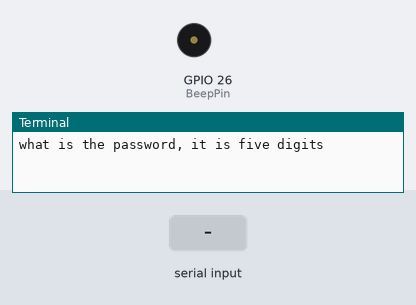
The program below on a simulated Raspberry Pi (BCM pin numbers). Shown: buzzer (waves = sounding, pin HIGH), the last lines printed to the terminal. The test bench sets the inputs (shaded band). At 9.3 s the program stops and its outputs stay as they are.

Above: at 1.2 s.
1.3 s: "5" typed at the terminal, then Enter
2.8 s: "90" typed at the terminal, then Enter
4.3 s: "200" typed at the terminal, then Enter
At 5.0 s:
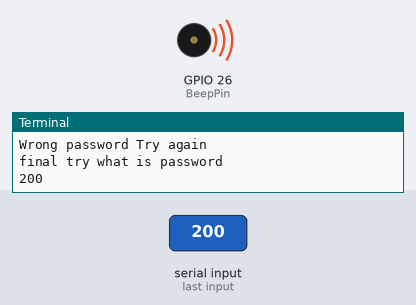
Timing chart, 0 to 10.8 s (numbered marks = the images above; inputs shaded):
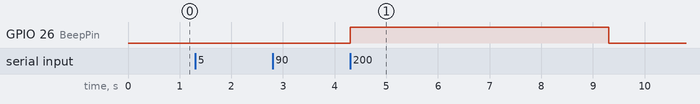

The program:

buzzer.py
```python
import RPi.GPIO as GPIO
import time

# Set #17 as buzzer pin
BeepPin = 26


    # Set the GPIO modes to BCM Numbering
GPIO.setmode(GPIO.BCM)
    # Set LedPin's mode to output,
    # and initial level to High(3.3v)
GPIO.setup(BeepPin,GPIO.OUT,initial = GPIO.LOW)
def destroy():
    # Turn off buzzer
    GPIO.output(BeepPin, GPIO.HIGH)
    # Release resource
    GPIO.cleanup()
def main():
    for i in range(2):
        id = int(input('what is the password, it is five digits'))
        if id != 12345:
            print('Wrong password Try again')
        else:
            print('correct password')
            raise SystemExit

            break

def final():
    GPIO.output(BeepPin,GPIO.HIGH)
    time.sleep(5)
    GPIO.output(BeepPin,GPIO.LOW)


# If run this script directly, do:


main()

id = int(input('final try what is password'))
if id != 12345:
    try:
        final()
    except KeyboardInterrupt:
        destroy()
    # When 'Ctrl+C' is pressed, the program
    # destroy() will be  executed.
```

Measured:
- after the input at 4.3 s, GPIO 26 (BeepPin): LOW → HIGH at once, → LOW 5.0 s later
